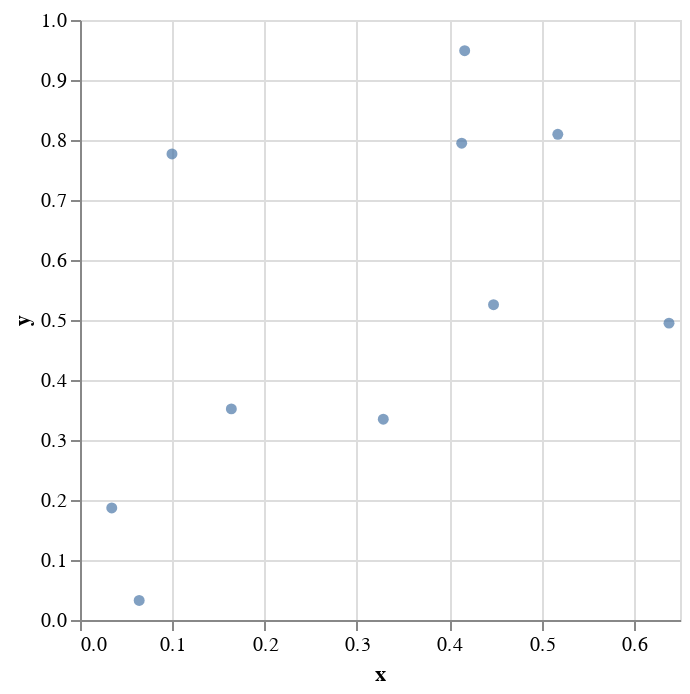

The notebook cell saved with this chart:
### Code cell
scatterplot(rand(10),rand(10))

### Figure 1 — Vega-Lite specification as saved in the notebook (floating-point values rounded to 4 significant figures)
{"data": {"values": [{"x": 0.09965, "y": 0.7767}, {"x": 0.03441, "y": 0.1867}, {"x": 0.06411, "y": 0.03251}, {"x": 0.4135, "y": 0.7946}, {"x": 0.164, "y": 0.3519}, {"x": 0.448, "y": 0.5255}, {"x": 0.6381, "y": 0.4948}, {"x": 0.3286, "y": 0.3347}, {"x": 0.4167, "y": 0.9488}, {"x": 0.5176, "y": 0.8094}]}, "encoding": {"x": {"field": "x", "type": "quantitative"}, "y": {"field": "y", "type": "quantitative"}}, "mark": "circle"}
